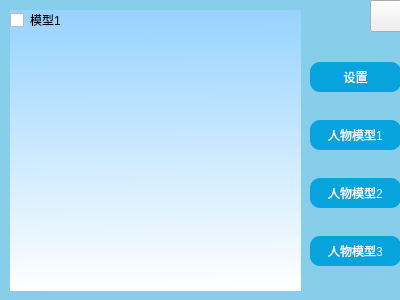
<?xml version="1.0" encoding="UTF-8"?>
<ui version="4.0">
 <class>SettingsDlg</class>
 <widget class="QDialog" name="SettingsDlg">
  <property name="geometry">
   <rect>
    <x>0</x>
    <y>0</y>
    <width>400</width>
    <height>300</height>
   </rect>
  </property>
  <property name="windowTitle">
   <string>SettingsDlg</string>
  </property>
  <property name="styleSheet">
   <string notr="true">*{
	margin:0px;
}

QDialog#SettingsDlg
{
	background-color:skyblue;
}
QStackedWidget#stackedWidget
{
	background-color:qlineargradient(spread:reflect, x1:0.488, y1:0, x2:0.494, y2:1, stop:0 rgba(151, 211, 255, 255), stop:1 rgba(255, 255, 255, 255));
}

#settings,#model1,#model2,#model3
{
	width:50px;
	height:30px;
	border:none;
	background-color:rgb(6,163,220);
	border-radius:10px;
	color:white;
}
#settings:hover
{
	background-color:darkblue;
}
#model1:hover
{
	background-color:darkblue;
}
#model2:hover
{
	background-color:darkblue;
}
#model3:hover
{
	background-color:darkblue;
}
</string>
  </property>
  <widget class="QWidget" name="verticalLayoutWidget">
   <property name="geometry">
    <rect>
     <x>310</x>
     <y>40</y>
     <width>91</width>
     <height>251</height>
    </rect>
   </property>
   <layout class="QVBoxLayout" name="btns">
    <item>
     <widget class="QPushButton" name="settings">
      <property name="text">
       <string>设置</string>
      </property>
     </widget>
    </item>
    <item>
     <widget class="QPushButton" name="model1">
      <property name="text">
       <string>人物模型1</string>
      </property>
     </widget>
    </item>
    <item>
     <widget class="QPushButton" name="model2">
      <property name="text">
       <string>人物模型2</string>
      </property>
     </widget>
    </item>
    <item>
     <widget class="QPushButton" name="model3">
      <property name="text">
       <string>人物模型3</string>
      </property>
     </widget>
    </item>
   </layout>
  </widget>
  <widget class="QPushButton" name="closeBtn">
   <property name="geometry">
    <rect>
     <x>370</x>
     <y>0</y>
     <width>32</width>
     <height>32</height>
    </rect>
   </property>
   <property name="minimumSize">
    <size>
     <width>32</width>
     <height>32</height>
    </size>
   </property>
   <property name="maximumSize">
    <size>
     <width>32</width>
     <height>32</height>
    </size>
   </property>
   <property name="text">
    <string/>
   </property>
  </widget>
  <widget class="QStackedWidget" name="stackedWidget">
   <property name="geometry">
    <rect>
     <x>10</x>
     <y>10</y>
     <width>291</width>
     <height>281</height>
    </rect>
   </property>
   <property name="currentIndex">
    <number>3</number>
   </property>
   <widget class="QWidget" name="model2Page3">
    <widget class="QLabel" name="label_2">
     <property name="geometry">
      <rect>
       <x>40</x>
       <y>0</y>
       <width>201</width>
       <height>281</height>
      </rect>
     </property>
     <property name="text">
      <string/>
     </property>
     <property name="pixmap">
      <pixmap resource="Resource.qrc">:/Resource/desktopRole/summerGril/0.png</pixmap>
     </property>
     <property name="scaledContents">
      <bool>true</bool>
     </property>
     <property name="alignment">
      <set>Qt::AlignBottom|Qt::AlignHCenter</set>
     </property>
     <property name="wordWrap">
      <bool>false</bool>
     </property>
    </widget>
    <widget class="QCheckBox" name="cb_model2">
     <property name="geometry">
      <rect>
       <x>0</x>
       <y>0</y>
       <width>79</width>
       <height>20</height>
      </rect>
     </property>
     <property name="text">
      <string>模型2</string>
     </property>
    </widget>
   </widget>
   <widget class="QWidget" name="model3Page4">
    <widget class="QLabel" name="label_3">
     <property name="geometry">
      <rect>
       <x>90</x>
       <y>100</y>
       <width>121</width>
       <height>31</height>
      </rect>
     </property>
     <property name="text">
      <string>懒得做，就不放了</string>
     </property>
    </widget>
   </widget>
   <widget class="QWidget" name="settingsPage1">
    <widget class="QWidget" name="">
     <property name="geometry">
      <rect>
       <x>0</x>
       <y>10</y>
       <width>291</width>
       <height>271</height>
      </rect>
     </property>
     <layout class="QVBoxLayout" name="verticalLayout">
      <item>
       <widget class="QGroupBox" name="groupBox">
        <property name="title">
         <string>程序设置</string>
        </property>
       </widget>
      </item>
      <item>
       <widget class="QGroupBox" name="groupBox_2">
        <property name="title">
         <string>自定义桌面壁纸</string>
        </property>
       </widget>
      </item>
     </layout>
    </widget>
   </widget>
   <widget class="QWidget" name="model1Page2">
    <widget class="QLabel" name="label">
     <property name="geometry">
      <rect>
       <x>90</x>
       <y>0</y>
       <width>161</width>
       <height>291</height>
      </rect>
     </property>
     <property name="text">
      <string/>
     </property>
     <property name="pixmap">
      <pixmap resource="Resource.qrc">:/Resource/desktopRole/littleBoy/0.png</pixmap>
     </property>
     <property name="scaledContents">
      <bool>false</bool>
     </property>
     <property name="alignment">
      <set>Qt::AlignBottom|Qt::AlignHCenter</set>
     </property>
    </widget>
    <widget class="QCheckBox" name="cb_model1">
     <property name="geometry">
      <rect>
       <x>0</x>
       <y>0</y>
       <width>79</width>
       <height>20</height>
      </rect>
     </property>
     <property name="text">
      <string>模型1</string>
     </property>
    </widget>
   </widget>
  </widget>
 </widget>
 <resources>
  <include location="Resource.qrc"/>
 </resources>
 <connections/>
</ui>
